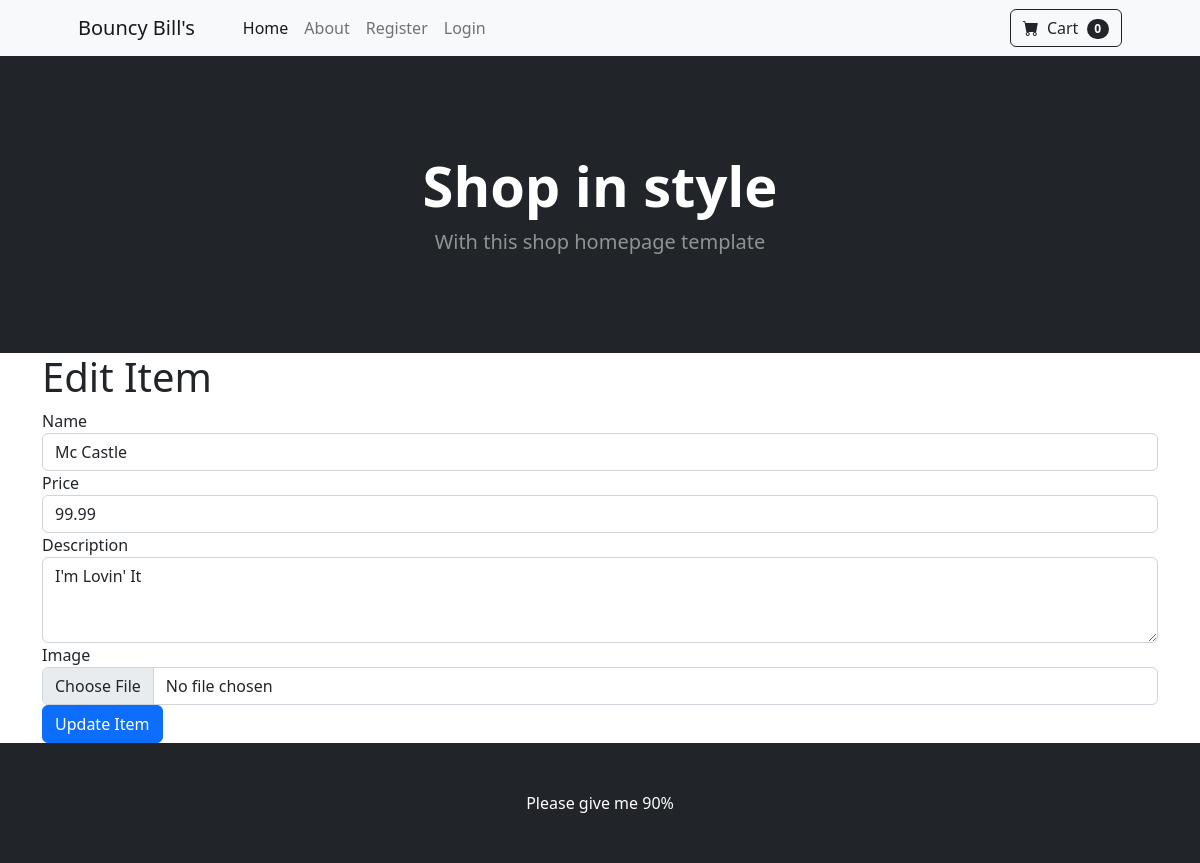
/edit/204, run on an earlier commit of the app's database.
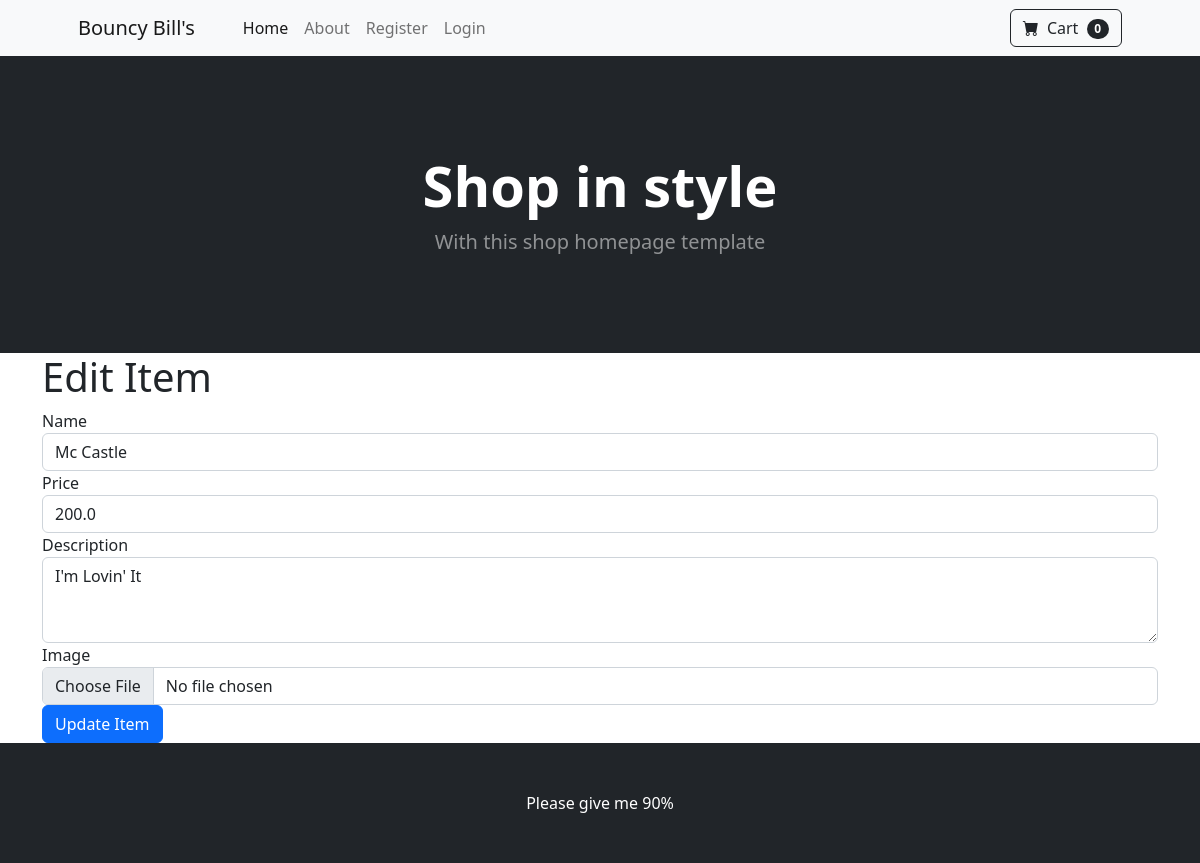
And on a later commit of the database.
### tables this page shows
CREATE TABLE products (
        id INTEGER PRIMARY KEY AUTOINCREMENT,
        name TEXT NOT NULL,
        price FLOAT NOT NULL,
        description TEXT NOT NULL,
        image BLOB
    );

### app.py (the view, shortened to what this page needs)
@app.route('/edit/<int:id>', methods=('GET', 'POST'))
@app.route('/add', methods=('GET', 'POST'), defaults={'id': None})
def edit(id):
    conn = get_db_connection()
    product = None
    if id:
        product = conn.execute('SELECT * FROM products WHERE id = ?', (id,)).fetchone()
    conn.close()
    return render_template('edit.html', product=product)

### app.py (called while the page is built)
def get_db_connection():
    conn = sqlite3.connect('database.db')
    conn.row_factory = sqlite3.Row  # Access rows as dictionaries
    return conn

### templates/edit.html (shortened to what this page needs)
{% extends 'base.html' %}
{% block content %}
<div class="container">
    <h1>Edit Item</h1>
    <form method="POST" enctype="multipart/form-data">
        <div class="form-group">
            <label for="name">Name</label>
            <input type="text" class="form-control" id="name" name="name" value="{{ product.name }}" required>
        </div>
        <div class="form-group">
            <label for="price">Price</label>
            <input type="number" step="0.01" class="form-control" id="price" name="price" value="{{ product.price }}" required>
        </div>
        <div class="form-group">
            <label for="description">Description</label>
            <textarea class="form-control" id="description" name="description" rows="3" required>{{ product.description }}</textarea>
        </div>
        <div class="form-group">
            <label for="image">Image</label>
            <input type="file" class="form-control" id="image" name="image">
        </div>
        <button type="submit" class="btn btn-primary">Update Item</button>
    </form>
</div>
{% endblock %}

### templates/base.html (shortened to what this page needs)
<!DOCTYPE html>
<html lang="en">
    <head>
        <link href="https://cdn.jsdelivr.net/npm/bootstrap-icons@1.5.0/font/bootstrap-icons.css" rel="stylesheet" />
        <link href="{{ url_for('static', filename='css/styles.css') }}" rel="stylesheet">
    </head>
    <body>
        <nav class="navbar navbar-expand-lg navbar-light bg-light">
            <div class="container px-4 px-lg-5">
                <a class="navbar-brand" href="/">Bouncy Bill's</a>
                <div class="collapse navbar-collapse" id="navbarSupportedContent">
                    <ul class="navbar-nav me-auto mb-2 mb-lg-0 ms-lg-4">
                        <li class="nav-item"><a class="nav-link active" aria-current="page" href="/">Home</a></li>
                        <li class="nav-item"><a class="nav-link" href="/about">About</a></li>
                        <li class="nav-item"><a class="nav-link" href="/register">Register</a></li>
                        {% if 'first_name' in session %}
                            <li class="nav-item"><a class="nav-link" href="{{ url_for('logout') }}">Hi, {{ session['first_name'] }}! Logout here</a></li>
                        {% else %}
                            <li class="nav-item"><a class="nav-link" href="/login">Login</a></li>
                        {% endif %}
                    </ul>
                    <form class="d-flex" action="/basket">
                        <button class="btn btn-outline-dark" type="submit">
                            <i class="bi-cart-fill me-1"></i>
                            Cart
                            <span class="badge bg-dark text-white ms-1 rounded-pill">0</span>
                        </button>
                    </form>
                </div>
            </div>
        </nav>
        <header class="bg-dark py-5">
            <div class="container px-4 px-lg-5 my-5">
                <div class="text-center text-white">
                    <h1 class="display-4 fw-bolder">Shop in style</h1>
                    <p class="lead fw-normal text-white-50 mb-0">With this shop homepage template</p>
                </div>
            </div>
        </header>
        {% block content %}
        {% endblock %}
        <footer class="py-5 bg-dark">
            <div class="container"><p class="m-0 text-center text-white">Please give me 90%</p></div>
        </footer>
    </body>
</html>

What changed in the data, as far as the page shows it:
changed products "Mc Castle": price "99.99" → "200.0"
